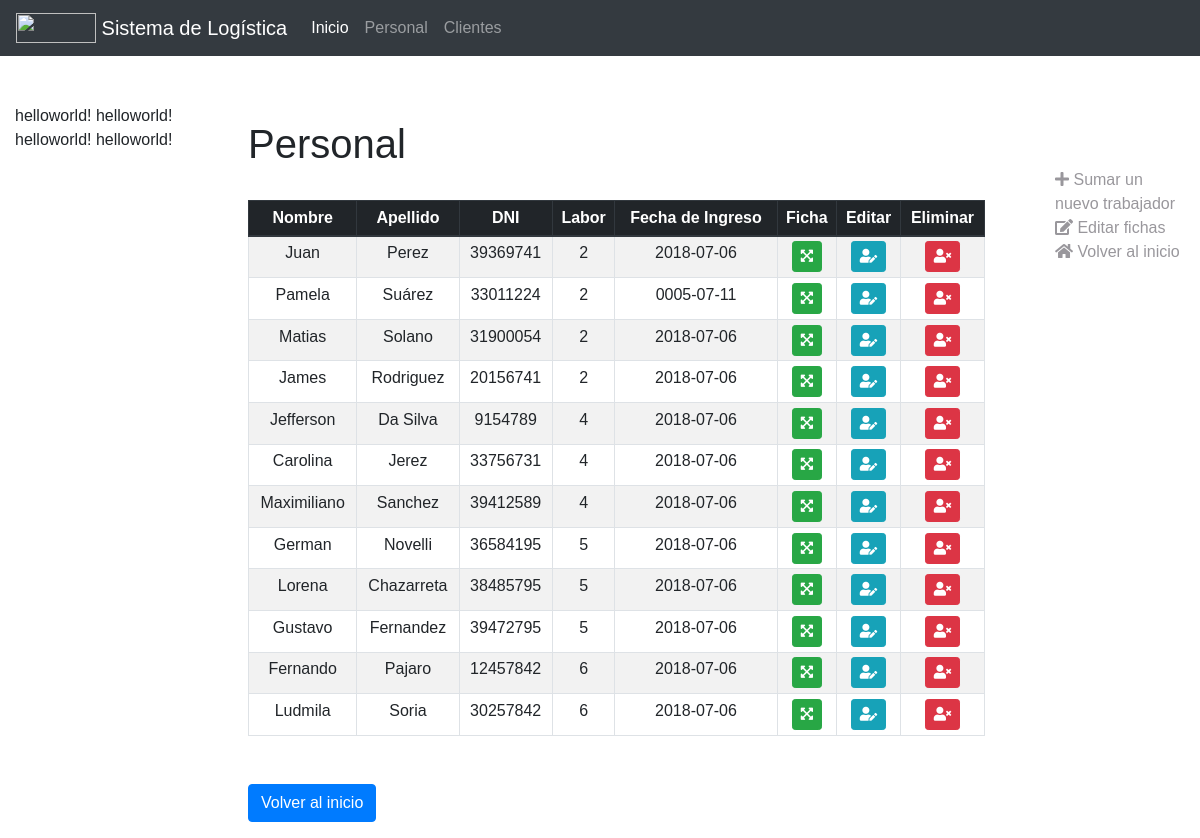
Page /FichasEmpleados.php on the earlier database version.
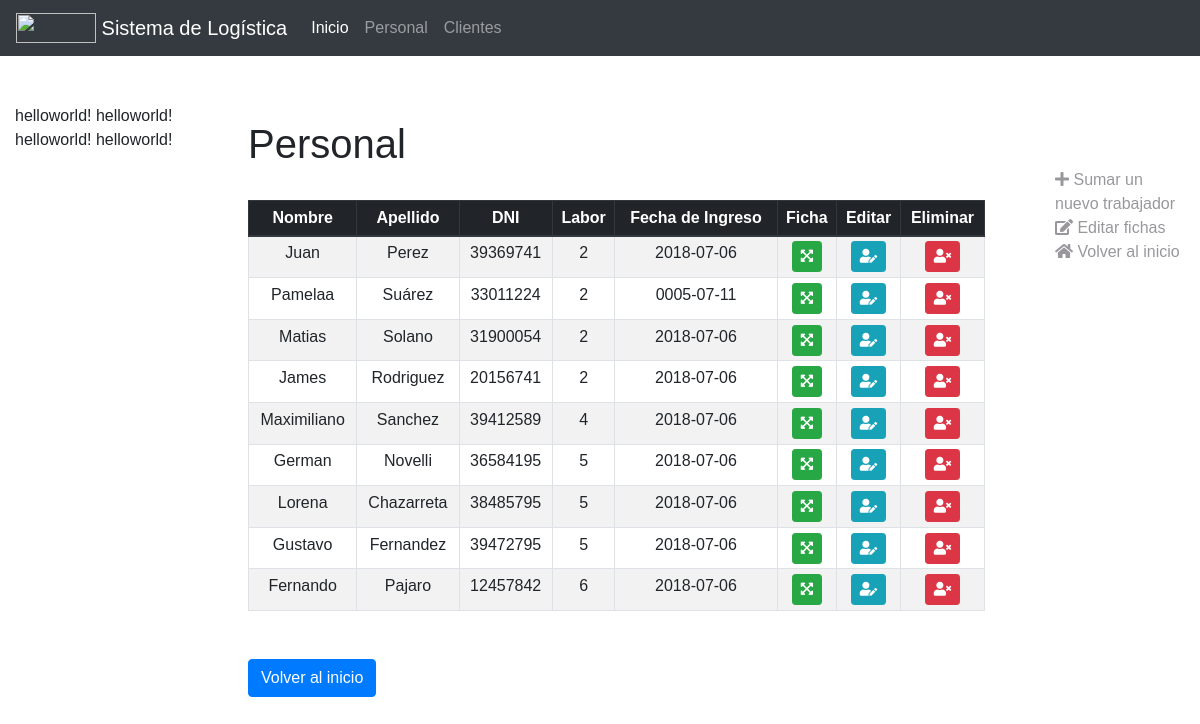
Same page on the later database version.
### tables this page shows
CREATE TABLE `personales` (
  `id` int(11) NOT NULL,
  `nombre` varchar(50) NOT NULL,
  `apellido` varchar(50) NOT NULL,
  `DNI` int(11) NOT NULL,
  `fecha_ingreso_laboral` date NOT NULL,
  `telefono` int(11) NOT NULL,
  `labor_id` int(50) NOT NULL
);

### FichasEmpleados.php (the view, shortened to what this page needs)
<!DOCTYPE html>
<html>
	<head>
	<link rel="stylesheet" href="/object/css/bootstrap.css">
	<link rel="stylesheet" href="https://use.fontawesome.com/releases/v5.3.1/css/all.css">
	</head>
	<body>
		<nav class="navbar navbar-expand-lg navbar-dark bg-dark"
		style="position: sticky; z-index: 1071; top: 0;">
		    <a class="navbar-brand" href="#">
			    <img src="/object/images/cn.png" width="80" height="30" class="d-inline-block align-top" alt="">
			    Sistema de Logística
			</a>
			<div class="collapse navbar-collapse" id="navbarText">
				<ul class="navbar-nav mr-auto">
		    		<li class="nav-item active">
		    			<a class="nav-link" href="index.html">Inicio <span class="sr-only">(current)</span></a>
		    		</li>
		    		<li class="nav-item">
		    			<a class="nav-link" href="FichasEmpleados.php">Personal</a>
		    		</li>
		    		<li class="nav-item">
		    			<a class="nav-link" href="crud.php">Clientes</a>
		    		</li>
		    	</ul>
			</div>
		</nav>
		<div class="container-fluid" style="margin-top: 3rem;">
			<div class="row flex-xl-nowrap">
				<div class="col-12 col-md-3 col-xl-2 bd-sidebar">
					helloworld!
					helloworld!
					helloworld!
					helloworld!
				</div>
				<main class="col-12 col-md-9 col-xl-8 py-md-3 pl-md-5 bd-content">
				<h1>Personal</h1> <br>
				<?php
					$pdo = conectar();
					$stmt = $pdo->prepare('SELECT nombre, apellido, DNI, labor_id, fecha_ingreso_laboral FROM personales');
					$stmt->execute();
					$row = $stmt->fetchAll(PDO::FETCH_ASSOC);
				   	$tamañorow = sizeof($row);
				   	echo '<table class="table table-bordered table-sm table-hover table-striped" style="text-align:center;">
				   			<thead class="thead-dark">
					   			<tr>
					   				<th scope="col"> Nombre </th>
					   				<th scope="col"> Apellido </th>
					   				<th scope="col"> DNI </th>
					   				<th scope="col"> Labor </th>
					   				<th scope="col"> Fecha de Ingreso </th>
					   				<th scope="col"> Ficha </th>
					   				<th scope="col"> Editar </th>
					   				<th scope="col"> Eliminar </th>
					   			</tr>
				   			</thead>
				   			<tbody>';
				   	for ($i=0; $i < $tamañorow; $i++) {
				   		$value = $row[$i];
				   		echo '<tr>';
				   		foreach ($value as $key => $asd) {
				   		 	echo '<td style>'. $asd.'</td>';
				   		 }
				   		echo '<th>
									<button type="button" class="btn btn-success btn-sm" data-toggle="modal" data-target="#myModal"><i class="fa fa-expand-arrows-alt"></i></button>
									        <h4 class="modal-title">'.$value['nombre'].' '.$value['apellido'].'</h4>
																Nombre: '.$value['nombre'].'
																Apellido: '.$value['apellido'].'
																DNI: '.$value['DNI'].'
																Fecha Ingreso: '.$value['fecha_ingreso_laboral'].'
								</th>
								<th>
									<a href="EditFicha.php">
										<button class="btn btn-info btn-sm">
											<i class="fas fa-user-edit">
											</i>
										</button>
									</a>
								</th>
								<th>
									<a href="EliminarFicha.php">
										<button class="btn btn-danger btn-sm">
											<i class="fa fa-user-times">
											</i>
										</button>
									</a>
								</th>';
				   	}
				   	echo "</tbody> </table>";
				?>
				<a href="index.html" class="btn btn-primary" style="margin-top: 2rem;">Volver al inicio</a>
				</main>
				<div class="d-none d-xl-block col-xl-2 bd-toc">
					<ul class="section-nav" style="list-style: none; margin-top: 4rem;">
						<li class="toc-entry toc-h2">
							<a href="formAlta.php" style="color:#99979c">
								<i class="fa fa-plus" aria-hidden="true"></i> Sumar un nuevo trabajador
							</a>
						</li>
						<li class="toc-entry toc-h2">
							<a href="formAlta.php" style="color:#99979c">
								<i class="fa fa-edit" aria-hidden="true"></i> Editar fichas
							</a>
						</li>
						<li class="toc-entry toc-h2">
							<a href="index.html" style="color:#99979c">
								<i class="fa fa-home" aria-hidden="true"></i> Volver al inicio
							</a>
						</li>
					</ul>
				</div>
			</div>
		</div>
	</body>
</html>

Differences in the rows shown:
removed personales: nombre "Jefferson", apellido "Da Silva", DNI "9154789", labor "4", fecha_ingreso_laboral "2018-07-06"
removed personales: nombre "Carolina", apellido "Jerez", DNI "33756731", labor "4", fecha_ingreso_laboral "2018-07-06"
removed personales: nombre "Ludmila", apellido "Soria", DNI "30257842", labor "6", fecha_ingreso_laboral "2018-07-06"
Other differences:
new list line: "Pamelaa"
list line gone: "Pamela"
